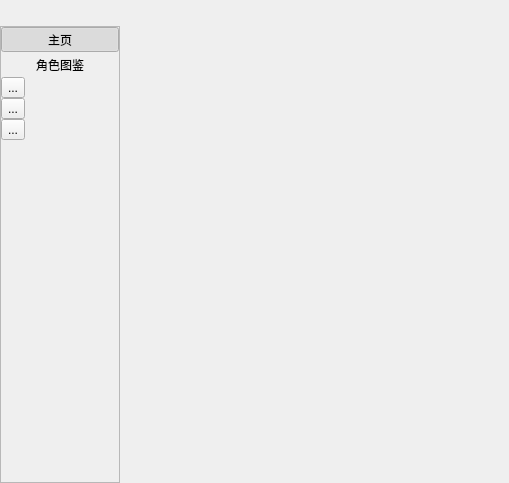
<?xml version="1.0" encoding="UTF-8"?>
<ui version="4.0">
 <class>MainWindow</class>
 <widget class="QWidget" name="MainWindow">
  <property name="geometry">
   <rect>
    <x>0</x>
    <y>0</y>
    <width>509</width>
    <height>483</height>
   </rect>
  </property>
  <property name="styleSheet">
   <string notr="true">#minimizeButton {
  image: url(:/icon/asset/icon/minimize-button1.png);
}

#minimizeButton, #maximizeButton {
  background-color: transparent;
  border-radius: 0px;
}

#minimizeButton:hover, #maximizeButton:hover {
  border-style: none;
  background-color: #80c7c7c7;
}

#minimizeButton:pressed, #maximizeButton:pressed {
  border-style: none;
  background-color: #80808080;
}

#closeButton {
  image: url(:/icon/asset/icon/close-button1.png);
  background-color: transparent;
  border-radius: 0px;
}

#closeButton:hover {
  image: url(:/icon/asset/icon/close-button2.png);
  border-style: none;
  background-color: #e81123;
}

#closeButton:pressed {
  image: url(:/icon/asset/icon/close-button2.png);
  border-style: none;
  background-color: #8c0a15;
}

#label {
  color: &quot;#fefefe&quot;;
}</string>
  </property>
  <layout class="QGridLayout" name="gridLayout_2">
   <property name="leftMargin">
    <number>0</number>
   </property>
   <property name="topMargin">
    <number>0</number>
   </property>
   <property name="rightMargin">
    <number>0</number>
   </property>
   <property name="bottomMargin">
    <number>0</number>
   </property>
   <property name="spacing">
    <number>0</number>
   </property>
   <item row="0" column="0">
    <layout class="QHBoxLayout" name="horizontalLayout">
     <item>
      <spacer name="horizontalSpacer">
       <property name="orientation">
        <enum>Qt::Horizontal</enum>
       </property>
       <property name="sizeHint" stdset="0">
        <size>
         <width>262</width>
         <height>20</height>
        </size>
       </property>
      </spacer>
     </item>
     <item>
      <widget class="QPushButton" name="minimizeButton">
       <property name="sizePolicy">
        <sizepolicy hsizetype="Fixed" vsizetype="Fixed">
         <horstretch>0</horstretch>
         <verstretch>0</verstretch>
        </sizepolicy>
       </property>
       <property name="minimumSize">
        <size>
         <width>45</width>
         <height>26</height>
        </size>
       </property>
       <property name="maximumSize">
        <size>
         <width>45</width>
         <height>26</height>
        </size>
       </property>
       <property name="focusPolicy">
        <enum>Qt::NoFocus</enum>
       </property>
       <property name="contextMenuPolicy">
        <enum>Qt::NoContextMenu</enum>
       </property>
       <property name="toolTip">
        <string>Minimize</string>
       </property>
       <property name="icon">
        <iconset resource="../StarRailToolDesktop.qrc">
         <normaloff>:/asset/icon/minimize-button1.png</normaloff>:/asset/icon/minimize-button1.png</iconset>
       </property>
       <property name="iconSize">
        <size>
         <width>34</width>
         <height>26</height>
        </size>
       </property>
      </widget>
     </item>
     <item>
      <widget class="QPushButton" name="maximizeButton">
       <property name="sizePolicy">
        <sizepolicy hsizetype="Fixed" vsizetype="Fixed">
         <horstretch>0</horstretch>
         <verstretch>0</verstretch>
        </sizepolicy>
       </property>
       <property name="minimumSize">
        <size>
         <width>45</width>
         <height>26</height>
        </size>
       </property>
       <property name="maximumSize">
        <size>
         <width>45</width>
         <height>26</height>
        </size>
       </property>
       <property name="focusPolicy">
        <enum>Qt::NoFocus</enum>
       </property>
       <property name="contextMenuPolicy">
        <enum>Qt::NoContextMenu</enum>
       </property>
       <property name="toolTip">
        <string>Maximize</string>
       </property>
       <property name="iconSize">
        <size>
         <width>34</width>
         <height>26</height>
        </size>
       </property>
      </widget>
     </item>
     <item>
      <widget class="QPushButton" name="closeButton">
       <property name="sizePolicy">
        <sizepolicy hsizetype="Fixed" vsizetype="Fixed">
         <horstretch>0</horstretch>
         <verstretch>0</verstretch>
        </sizepolicy>
       </property>
       <property name="minimumSize">
        <size>
         <width>45</width>
         <height>26</height>
        </size>
       </property>
       <property name="maximumSize">
        <size>
         <width>45</width>
         <height>26</height>
        </size>
       </property>
       <property name="focusPolicy">
        <enum>Qt::NoFocus</enum>
       </property>
       <property name="contextMenuPolicy">
        <enum>Qt::NoContextMenu</enum>
       </property>
       <property name="toolTip">
        <string>Close</string>
       </property>
       <property name="icon">
        <iconset resource="../StarRailToolDesktop.qrc">
         <normaloff>:/asset/icon/close-button1.png</normaloff>:/asset/icon/close-button1.png</iconset>
       </property>
       <property name="iconSize">
        <size>
         <width>34</width>
         <height>26</height>
        </size>
       </property>
      </widget>
     </item>
    </layout>
   </item>
   <item row="1" column="0">
    <layout class="QGridLayout" name="gridLayout">
     <property name="spacing">
      <number>0</number>
     </property>
     <item row="0" column="2">
      <widget class="QStackedWidget" name="stackedWidget"/>
     </item>
     <item row="0" column="0">
      <widget class="QScrollArea" name="scrollArea">
       <property name="sizePolicy">
        <sizepolicy hsizetype="Expanding" vsizetype="Expanding">
         <horstretch>0</horstretch>
         <verstretch>0</verstretch>
        </sizepolicy>
       </property>
       <property name="minimumSize">
        <size>
         <width>120</width>
         <height>0</height>
        </size>
       </property>
       <property name="maximumSize">
        <size>
         <width>120</width>
         <height>16777215</height>
        </size>
       </property>
       <property name="styleSheet">
        <string notr="true">QScrollBar:vertical
{
  width: 4px;
  border:0px solid;
  border-radius: 2px;
  margin: 0px,0px,0px,0px;
  background-color: transparent;
  background:#F5F5F5;
}
 
QScrollBar:vertical:hover
{
  width: 4px;
  border:0px solid;
  margin: 0px,0px,0px,0px;
  background:#F5F5F5;
}
 
QScrollBar::handle:vertical
{
  width:4px;
  background:#E1E1E1;
  border-radius: 2px;
  height: 40px;
  
}
 
QScrollBar::handle:vertical:hover
{
  background:#E1E1E1;
  border-radius: 2px;
}
 
QScrollBar::add-line:vertical
{
  height:11px;
  background-color: transparent;
  subcontrol-position:bottom;
  border:0px solid;
  border-radius: 2px;
 
}
QScrollBar::sub-line:vertical
{
  height:11px;
  background-color: transparent;
  subcontrol-position:top;
  border:0px solid;
  border-radius: 2px;
}
 
QScrollBar::add-page:vertical
{
  background-color: #F5F5F5;
  border:0px solid;
  border-radius: 2px;
}
 
QScrollBar::sub-page:vertical
{
  background-color: #F5F5F5;
  border:0px solid;
  border-radius: 2px;
}
 
QScrollBar::up-arrow:vertical{
  border:0px solid;
  border-radius: 3px;
}
 
QScrollBar::down-arrow:vertical {
  border:0px solid;
  border-radius: 3px;
}</string>
       </property>
       <property name="frameShape">
        <enum>QFrame::StyledPanel</enum>
       </property>
       <property name="frameShadow">
        <enum>QFrame::Sunken</enum>
       </property>
       <property name="lineWidth">
        <number>0</number>
       </property>
       <property name="horizontalScrollBarPolicy">
        <enum>Qt::ScrollBarAlwaysOff</enum>
       </property>
       <property name="widgetResizable">
        <bool>true</bool>
       </property>
       <widget class="QWidget" name="scrollAreaWidgetContents">
        <property name="geometry">
         <rect>
          <x>0</x>
          <y>0</y>
          <width>118</width>
          <height>451</height>
         </rect>
        </property>
        <property name="sizePolicy">
         <sizepolicy hsizetype="Preferred" vsizetype="Preferred">
          <horstretch>0</horstretch>
          <verstretch>0</verstretch>
         </sizepolicy>
        </property>
        <layout class="QVBoxLayout" name="verticalLayout_2">
         <property name="spacing">
          <number>0</number>
         </property>
         <property name="leftMargin">
          <number>0</number>
         </property>
         <property name="topMargin">
          <number>0</number>
         </property>
         <property name="rightMargin">
          <number>0</number>
         </property>
         <property name="bottomMargin">
          <number>0</number>
         </property>
         <item>
          <widget class="QToolButton" name="toolButton">
           <property name="sizePolicy">
            <sizepolicy hsizetype="MinimumExpanding" vsizetype="Fixed">
             <horstretch>0</horstretch>
             <verstretch>0</verstretch>
            </sizepolicy>
           </property>
           <property name="text">
            <string>主页</string>
           </property>
           <property name="icon">
            <iconset>
             <normaloff>:/icon/asset/icon/maximize-button2.png</normaloff>:/icon/asset/icon/maximize-button2.png</iconset>
           </property>
           <property name="checkable">
            <bool>true</bool>
           </property>
           <property name="checked">
            <bool>true</bool>
           </property>
           <property name="autoExclusive">
            <bool>true</bool>
           </property>
           <property name="toolButtonStyle">
            <enum>Qt::ToolButtonTextBesideIcon</enum>
           </property>
           <property name="autoRaise">
            <bool>true</bool>
           </property>
          </widget>
         </item>
         <item>
          <widget class="QToolButton" name="toolButton2">
           <property name="sizePolicy">
            <sizepolicy hsizetype="MinimumExpanding" vsizetype="Fixed">
             <horstretch>0</horstretch>
             <verstretch>0</verstretch>
            </sizepolicy>
           </property>
           <property name="text">
            <string>角色图鉴</string>
           </property>
           <property name="icon">
            <iconset>
             <normaloff>:/icon/asset/icon/maximize-button2.png</normaloff>:/icon/asset/icon/maximize-button2.png</iconset>
           </property>
           <property name="checkable">
            <bool>true</bool>
           </property>
           <property name="autoExclusive">
            <bool>true</bool>
           </property>
           <property name="toolButtonStyle">
            <enum>Qt::ToolButtonTextBesideIcon</enum>
           </property>
           <property name="autoRaise">
            <bool>true</bool>
           </property>
          </widget>
         </item>
         <item>
          <widget class="QToolButton" name="toolButton_3">
           <property name="text">
            <string>...</string>
           </property>
          </widget>
         </item>
         <item>
          <widget class="QToolButton" name="toolButton_4">
           <property name="text">
            <string>...</string>
           </property>
          </widget>
         </item>
         <item>
          <widget class="QToolButton" name="toolButton_5">
           <property name="text">
            <string>...</string>
           </property>
          </widget>
         </item>
         <item>
          <spacer name="verticalSpacer">
           <property name="orientation">
            <enum>Qt::Vertical</enum>
           </property>
           <property name="sizeHint" stdset="0">
            <size>
             <width>20</width>
             <height>40</height>
            </size>
           </property>
          </spacer>
         </item>
        </layout>
       </widget>
      </widget>
     </item>
     <item row="0" column="1">
      <spacer name="horizontalSpacer_2">
       <property name="orientation">
        <enum>Qt::Horizontal</enum>
       </property>
       <property name="sizeType">
        <enum>QSizePolicy::Fixed</enum>
       </property>
       <property name="sizeHint" stdset="0">
        <size>
         <width>0</width>
         <height>20</height>
        </size>
       </property>
      </spacer>
     </item>
    </layout>
   </item>
  </layout>
 </widget>
 <layoutdefault spacing="6" margin="11"/>
 <resources>
  <include location="../StarRailToolDesktop.qrc"/>
 </resources>
 <connections/>
</ui>
